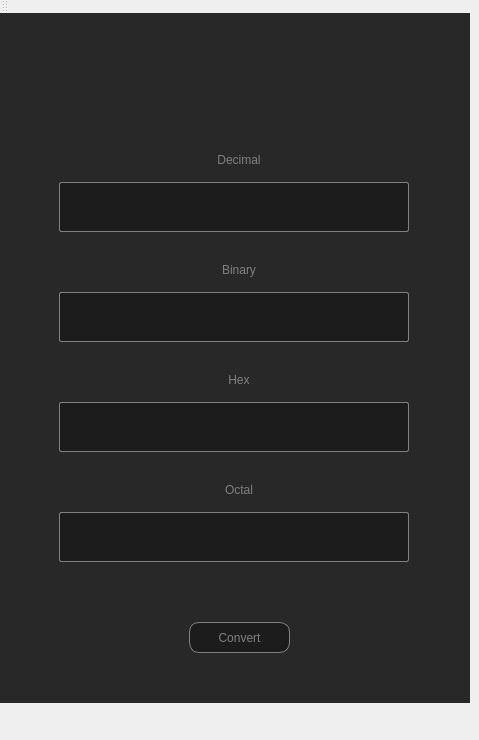
<?xml version="1.0" encoding="UTF-8"?>
<ui version="4.0">
 <class>MainWindow</class>
 <widget class="QMainWindow" name="MainWindow">
  <property name="geometry">
   <rect>
    <x>0</x>
    <y>0</y>
    <width>479</width>
    <height>740</height>
   </rect>
  </property>
  <property name="windowTitle">
   <string>MainWindow</string>
  </property>
  <property name="styleSheet">
   <string notr="true">*
{
	font :  11pt &quot;Verdana&quot;;
	color : grey;
	border : 0px solid grey;
}

QLabel
{
	color : grey;
}

QFrame#background
{
	background : #282828;
	opacity : 0;
}


QListWidget
{
	background : #333333;
	border-radius : 2px;
	border: 1px solid #444444;
	color : grey;
}

QTextBrowser
{
	background : #1c1c1d;
	border-radius: 2px;
	border: 1px solid grey;
}

QTextBrowser:hover
{
	background : #1c1c1d;
	border-radius: 2px;
	border: 1px solid white;
}

QLineEdit
{
	background : #1c1c1d;
	border-radius: 2px;
	border: 1px solid grey;
}

QLineEdit:hover
{
	background : #1c1c1d;
	border-radius: 2px;
	border: 1px solid white;
}



QPushButton
{
	color : grey;
	background : #1c1c1d;
	border-radius: 10px;
	border: 1px solid grey;
}


QPushButton::pressed
{	
	color : #1c1c1d;
	background : white;
	border-radius: 10px;
	border: 1px solid #1c1c1d;
}

QPushButton:hover
{	
	color : white;
	background : #1c1c1d;
	border-radius: 10px;
	border: 1px solid white;
}</string>
  </property>
  <widget class="QWidget" name="centralWidget">
   <widget class="QFrame" name="background">
    <property name="geometry">
     <rect>
      <x>-1</x>
      <y>-1</y>
      <width>471</width>
      <height>691</height>
     </rect>
    </property>
    <property name="frameShape">
     <enum>QFrame::StyledPanel</enum>
    </property>
    <property name="frameShadow">
     <enum>QFrame::Raised</enum>
    </property>
    <widget class="QFrame" name="frame">
     <property name="geometry">
      <rect>
       <x>40</x>
       <y>100</y>
       <width>391</width>
       <height>501</height>
      </rect>
     </property>
     <property name="frameShape">
      <enum>QFrame::StyledPanel</enum>
     </property>
     <property name="frameShadow">
      <enum>QFrame::Raised</enum>
     </property>
     <widget class="QLineEdit" name="lineEdit">
      <property name="geometry">
       <rect>
        <x>20</x>
        <y>70</y>
        <width>350</width>
        <height>50</height>
       </rect>
      </property>
     </widget>
     <widget class="QLineEdit" name="lineEdit_2">
      <property name="geometry">
       <rect>
        <x>20</x>
        <y>180</y>
        <width>350</width>
        <height>50</height>
       </rect>
      </property>
     </widget>
     <widget class="QLineEdit" name="lineEdit_3">
      <property name="geometry">
       <rect>
        <x>20</x>
        <y>290</y>
        <width>350</width>
        <height>50</height>
       </rect>
      </property>
     </widget>
     <widget class="QLineEdit" name="lineEdit_4">
      <property name="geometry">
       <rect>
        <x>20</x>
        <y>400</y>
        <width>350</width>
        <height>50</height>
       </rect>
      </property>
     </widget>
     <widget class="QLabel" name="label">
      <property name="geometry">
       <rect>
        <x>170</x>
        <y>40</y>
        <width>60</width>
        <height>16</height>
       </rect>
      </property>
      <property name="layoutDirection">
       <enum>Qt::LeftToRight</enum>
      </property>
      <property name="text">
       <string>Decimal</string>
      </property>
      <property name="alignment">
       <set>Qt::AlignCenter</set>
      </property>
     </widget>
     <widget class="QLabel" name="label_2">
      <property name="geometry">
       <rect>
        <x>170</x>
        <y>150</y>
        <width>60</width>
        <height>16</height>
       </rect>
      </property>
      <property name="text">
       <string>Binary</string>
      </property>
      <property name="alignment">
       <set>Qt::AlignCenter</set>
      </property>
     </widget>
     <widget class="QLabel" name="label_3">
      <property name="geometry">
       <rect>
        <x>170</x>
        <y>260</y>
        <width>60</width>
        <height>16</height>
       </rect>
      </property>
      <property name="text">
       <string>Hex</string>
      </property>
      <property name="alignment">
       <set>Qt::AlignCenter</set>
      </property>
     </widget>
     <widget class="QLabel" name="label_4">
      <property name="geometry">
       <rect>
        <x>170</x>
        <y>370</y>
        <width>60</width>
        <height>16</height>
       </rect>
      </property>
      <property name="text">
       <string>Octal</string>
      </property>
      <property name="alignment">
       <set>Qt::AlignCenter</set>
      </property>
     </widget>
    </widget>
    <widget class="QFrame" name="frame_2">
     <property name="geometry">
      <rect>
       <x>40</x>
       <y>590</y>
       <width>391</width>
       <height>51</height>
      </rect>
     </property>
     <property name="frameShape">
      <enum>QFrame::StyledPanel</enum>
     </property>
     <property name="frameShadow">
      <enum>QFrame::Raised</enum>
     </property>
     <widget class="QPushButton" name="pushButton">
      <property name="geometry">
       <rect>
        <x>150</x>
        <y>20</y>
        <width>101</width>
        <height>31</height>
       </rect>
      </property>
      <property name="text">
       <string>Convert</string>
      </property>
     </widget>
    </widget>
    <widget class="QLabel" name="label_5">
     <property name="geometry">
      <rect>
       <x>225</x>
       <y>60</y>
       <width>31</width>
       <height>41</height>
      </rect>
     </property>
     <property name="text">
      <string/>
     </property>
     <property name="pixmap">
      <pixmap resource="../Desktop/1x/4Element 5.qrc">:/newPrefix/4Element 5.png</pixmap>
     </property>
     <property name="scaledContents">
      <bool>true</bool>
     </property>
    </widget>
   </widget>
  </widget>
  <widget class="QMenuBar" name="menuBar">
   <property name="geometry">
    <rect>
     <x>0</x>
     <y>0</y>
     <width>479</width>
     <height>19</height>
    </rect>
   </property>
  </widget>
  <widget class="QToolBar" name="mainToolBar">
   <attribute name="toolBarArea">
    <enum>TopToolBarArea</enum>
   </attribute>
   <attribute name="toolBarBreak">
    <bool>false</bool>
   </attribute>
  </widget>
  <widget class="QStatusBar" name="statusBar"/>
 </widget>
 <layoutdefault spacing="6" margin="11"/>
 <resources>
  <include location="../Desktop/1x/4Element 5.qrc"/>
 </resources>
 <connections/>
</ui>
